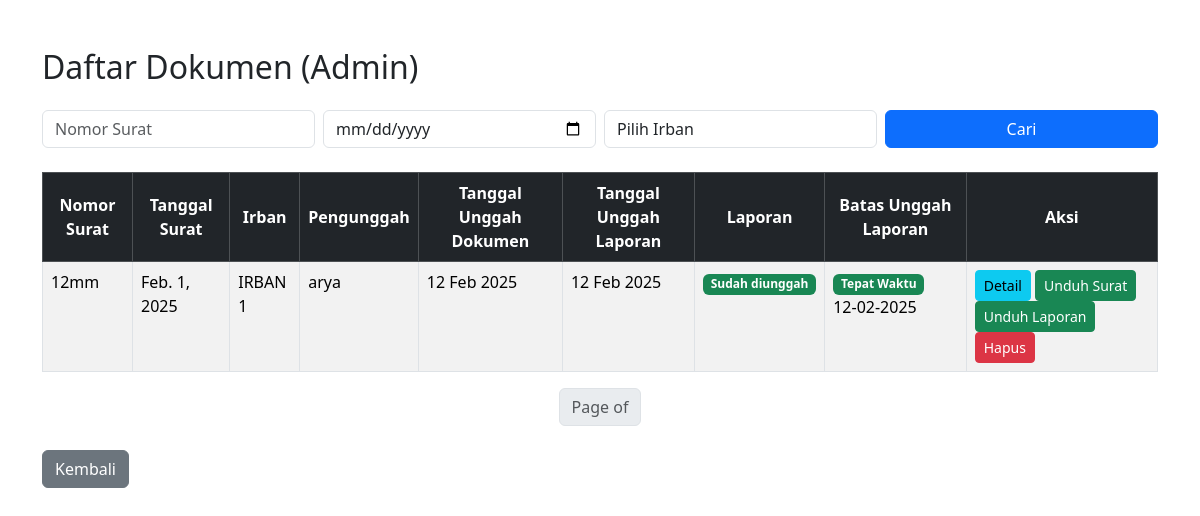
/dokumen/admin/dokumen/ (signed in), run on the app's committed database.
### dokumen/models.py (models this page shows, shortened)
class Dokumen(models.Model):
    IRBAN_CHOICES = [
        ("IRBAN 1", "IRBAN 1"),
        ("IRBAN 2", "IRBAN 2"),
        ("IRBAN 3", "IRBAN 3"),
        ("IRBAN 4", "IRBAN 4"),
        ("IRBAN INVESTIGASI", "IRBAN INVESTIGASI"),
    ]
    user = models.ForeignKey(User, on_delete=models.CASCADE, null=True, blank=True)
    nomor_surat = models.CharField(max_length=100, unique=True)
    irban = models.CharField(max_length=20, choices=IRBAN_CHOICES)
    tim_audit = models.JSONField(default=list)
    uraian = models.CharField(max_length=255)
    file = models.FileField(upload_to="dokumen/")
    created_at = models.DateTimeField(auto_now_add=True)
    laporan_diunggah = models.BooleanField(default=False)
    tanggal_surat = models.DateField()
    @property
    def batas_waktu(self):
        return self.tanggal_surat + timedelta(days=14)

class Laporan(models.Model):
    dokumen = models.OneToOneField(Dokumen, on_delete=models.CASCADE, related_name="laporan")
    judul_laporan = models.CharField(max_length=255)
    tanggal_laporan = models.DateField(default=now)
    nomor_laporan = models.CharField(max_length=100)
    tanggal_masuk_surat = models.DateField(null=True, blank=True)
    file = models.FileField(upload_to="laporan/")

### dokumen/views.py (the view)
# urls.py: path('admin/dokumen/', daftar_dokumen_admin, name='admin_daftar_dokumen'),
@user_passes_test(is_admin)
def daftar_dokumen_admin(request):
    nomor_surat_query = request.GET.get("nomor_surat", "")
    tanggal_surat_query = request.GET.get("tanggal_surat", "")
    irban_query = request.GET.get("irban", "")
    dokumen_list = Dokumen.objects.select_related("user", "laporan").all()
    if nomor_surat_query:
        dokumen_list = dokumen_list.filter(nomor_surat__icontains=nomor_surat_query)
    if tanggal_surat_query:
        dokumen_list = dokumen_list.filter(tanggal_surat=tanggal_surat_query)
    if irban_query:
        dokumen_list = dokumen_list.filter(irban__icontains=irban_query)
    dokumen_list = dokumen_list.order_by("-tanggal_surat", "-id")
    paginator = Paginator(dokumen_list, 10)
    page_number = request.GET.get("page")
    try:
        dokumen_page = paginator.page(page_number)
    except (EmptyPage, PageNotAnInteger):
        dokumen_page = paginator.page(1)
    return render(request, 'dokumen/daftar_dokumen_admin.html', {'dokumen_list': dokumen_list})

### dokumen/views.py (called while the page is built)
def is_admin(user):
    return user.is_superuser or user.is_staff

### dokumen/templates/dokumen/daftar_dokumen_admin.html (shortened to what this page needs)
{% load static %}
<!DOCTYPE html>
<html lang="id">
<head>
    <link rel="stylesheet" href="{% static 'bootstrap/css/bootstrap.min.css' %}">
</head>
<body>
    <div class="container mt-5">
        <h2 class="mb-4">Daftar Dokumen (Admin)</h2>
        <form method="GET" class="mb-4">
            <div class="row g-2">
                <div class="col-md-3">
                    <input type="text" class="form-control" name="nomor_surat" placeholder="Nomor Surat" value="{{ request.GET.nomor_surat }}">
                </div>
                <div class="col-md-3">
                    <input type="date" class="form-control" name="tanggal_surat" value="{{ request.GET.tanggal_surat }}">
                </div>
                <div class="col-md-3">
                    <select class="form-control" name="irban">
                        <option value="">Pilih Irban</option>
                    </select>
                </div>
                <div class="col-md-3">
                    <button type="submit" class="btn btn-primary w-100">Cari</button>
                </div>
            </div>
        </form>
        <table class="table table-bordered table-striped">
            <thead class="thead-dark table-dark text-center align-middle">
                <tr>
                    <th>Nomor Surat</th>
                    <th>Tanggal Surat</th>
                    <th>Irban</th>
                    <th>Pengunggah</th>
                    <th>Tanggal Unggah Dokumen</th>
                    <th>Tanggal Unggah Laporan</th>
                    <th>Laporan</th>
                    <th>Batas Unggah Laporan</th>
                    <th>Aksi</th>
                </tr>
            </thead>
            <tbody>
                {% for dokumen in dokumen_list %}
                <tr>
                    <td>{{ dokumen.nomor_surat }}</td>
                    <td>{{ dokumen.tanggal_surat }}</td>
                    <td>{{ dokumen.irban }}</td>
                    <td>{{ dokumen.user }}</td>
                    <td>{{ dokumen.created_at|date:"d M Y" }}</td>
                    <td>
                        {% if dokumen.laporan %}
                            {{ dokumen.laporan.tanggal_laporan|date:"d M Y" }}
                        {% else %}
                            -
                        {% endif %}
                    </td>
                    <td>
                        {% if dokumen.laporan and dokumen.laporan.file %}
                            <span class="badge bg-success">Sudah diunggah</span>
                        {% else %}
                            <span class="badge bg-danger">Belum diunggah</span>
                        {% endif %}
                    </td>
                    <td>
                        {% if dokumen.laporan %}
                            {% if dokumen.batas_waktu < today %}
                                <span class="badge bg-danger">Terlambat</span>
                                <br>
                                {{ dokumen.laporan.tanggal_laporan|date:"d-m-Y" }}
                            {% else %}
                                <span class="badge bg-success">Tepat Waktu</span>
                                <br>
                                {{ dokumen.laporan.tanggal_laporan|date:"d-m-Y" }}
                            {% endif %}
                        {% else %}
                            <span class="badge bg-warning">Belum Diunggah</span>
                            <br>
                            {{ dokumen.batas_waktu|date:"d-m-Y" }}
                        {% endif %}
                    </td>
                    <td>
                        <a href="{% url 'detail_dokumen' dokumen.id %}" class="btn btn-info btn-sm">Detail</a>
                        <a href="{% url 'unduh_surat_tugas' dokumen.id %}" class="btn btn-success btn-sm">Unduh Surat</a>
                        {% if dokumen.laporan %}
                            <a href="{% url 'unduh_laporan' dokumen.laporan.id %}" class="btn btn-success btn-sm">Unduh Laporan</a>
                        {% endif %}
                        <a href="{% url 'hapus_dokumen' dokumen.id %}" class="btn btn-danger btn-sm" onclick="return confirm('Hapus dokumen ini?')">Hapus</a>
                    </td>
                </tr>
                {% empty %}
                <tr>
                    <td colspan="10" class="text-center">Tidak ada dokumen tersedia.</td>
                </tr>
                {% endfor %}
            </tbody>
        </table>
        <div class="d-flex justify-content-center mt-3">
            <nav>
                <ul class="pagination justify-content-center">
                    <li class="page-item disabled"><a class="page-link">Page {{ dokumen.number }} of {{ dokumen.paginator.num_pages }}</a></li>
                </ul>
            </nav>
        </div>
        <a href="{% url 'admin_dashboard' %}" class="btn btn-secondary mt-2 mb-5 ">Kembali</a>
    </div>
</body>
</html>

### data on the page
Dokumen: nomor_surat "12mm", tanggal_surat "Feb. 1, 2025", irban "IRBAN 1", user "arya", created_at "12 Feb 2025", laporan.tanggal_laporan "12 Feb 2025", shows "Sudah diunggah", laporan.tanggal_laporan "12-02-2025", shows "Unduh Laporan"
